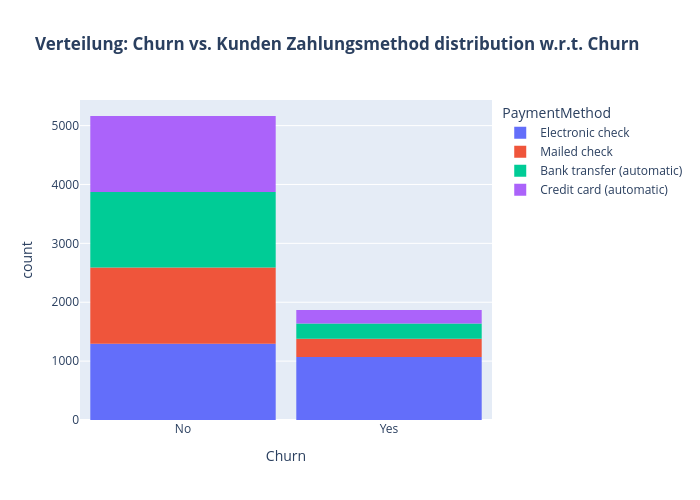

Notebook code for this chart:
### Code cell
# Verteilung: Churn vs. Kunden Zahlungsmethod distribution w.r.t. Churn

fig = px.histogram(df, x="Churn", color="PaymentMethod", title="<b>Verteilung: Churn vs. Kunden Zahlungsmethod distribution w.r.t. Churn</b>")
fig.update_layout(width=700, height=500, bargap=0.1)
fig.show()

### Figure 1 — Plotly figure (JSON) as saved in the notebook; plotly's stock layout.template omitted (floating-point values rounded to 4 significant figures; data arrays with more than 128 entries replaced by an {"elided": "..."} marker saying what was removed)
{"data": [{"bingroup": "x", "hovertemplate": "PaymentMethod=Electronic check<br>Churn=%{x}<br>count=%{y}<extra></extra>", "legendgroup": "Electronic check", "marker": {"color": "#636efa", "pattern": {"shape": ""}}, "name": "Electronic check", "orientation": "v", "showlegend": true, "type": "histogram", "x": {"elided": "2365 str values"}, "xaxis": "x", "yaxis": "y"}, {"bingroup": "x", "hovertemplate": "PaymentMethod=Mailed check<br>Churn=%{x}<br>count=%{y}<extra></extra>", "legendgroup": "Mailed check", "marker": {"color": "#EF553B", "pattern": {"shape": ""}}, "name": "Mailed check", "orientation": "v", "showlegend": true, "type": "histogram", "x": {"elided": "1604 str values"}, "xaxis": "x", "yaxis": "y"}, {"bingroup": "x", "hovertemplate": "PaymentMethod=Bank transfer (automatic)<br>Churn=%{x}<br>count=%{y}<extra></extra>", "legendgroup": "Bank transfer (automatic)", "marker": {"color": "#00cc96", "pattern": {"shape": ""}}, "name": "Bank transfer (automatic)", "orientation": "v", "showlegend": true, "type": "histogram", "x": {"elided": "1542 str values"}, "xaxis": "x", "yaxis": "y"}, {"bingroup": "x", "hovertemplate": "PaymentMethod=Credit card (automatic)<br>Churn=%{x}<br>count=%{y}<extra></extra>", "legendgroup": "Credit card (automatic)", "marker": {"color": "#ab63fa", "pattern": {"shape": ""}}, "name": "Credit card (automatic)", "orientation": "v", "showlegend": true, "type": "histogram", "x": {"elided": "1521 str values"}, "xaxis": "x", "yaxis": "y"}], "layout": {"bargap": 0.1, "barmode": "relative", "height": 500, "legend": {"title": {"text": "PaymentMethod"}, "tracegroupgap": 0}, "title": {"text": "<b>Verteilung: Churn vs. Kunden Zahlungsmethod distribution w.r.t. Churn</b>"}, "width": 700, "xaxis": {"anchor": "y", "domain": [0, 1], "title": {"text": "Churn"}}, "yaxis": {"anchor": "x", "domain": [0, 1], "title": {"text": "count"}}}}
